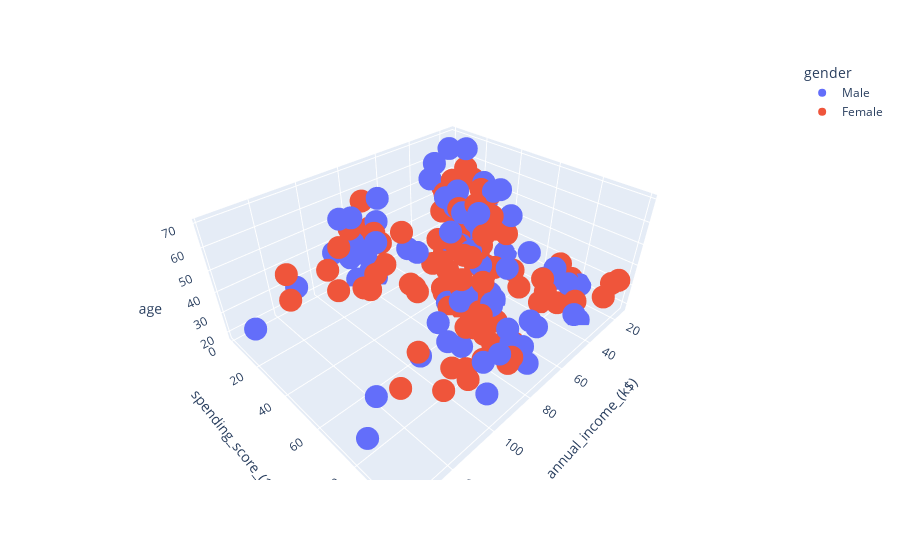

Here is the notebook cell this chart was saved with:
### Code cell
fig = px.scatter_3d(df, 
                    x="annual_income_(k$)",
                    y="spending_score_(1-100)",
                    z="age",
                    color='gender')
fig.show();

### Figure 1 — Plotly figure (JSON) as saved in the notebook; plotly's stock layout.template omitted (floating-point values rounded to 4 significant figures)
{"data": [{"hovertemplate": "gender=Male<br>annual_income_(k$)=%{x}<br>spending_score_(1-100)=%{y}<br>age=%{z}<extra></extra>", "legendgroup": "Male", "marker": {"color": "#636efa", "symbol": "circle"}, "mode": "markers", "name": "Male", "scene": "scene", "showlegend": true, "type": "scatter3d", "x": [15, 15, 19, 19, 20, 20, 21, 23, 24, 24, 25, 28, 28, 30, 33, 33, 38, 39, 42, 43, 43, 44, 46, 46, 46, 48, 48, 48, 49, 54, 54, 54, 54, 54, 54, 54, 59, 60, 60, 61, 61, 62, 62, 62, 63, 63, 63, 63, 64, 67, 69, 71, 71, 71, 71, 71, 71, 73, 73, 74, 75, 77, 77, 77, 78, 78, 78, 78, 78, 81, 85, 86, 87, 87, 87, 87, 87, 88, 88, 93, 93, 98, 99, 101, 113, 126, 137, 137], "y": [39, 81, 3, 14, 13, 79, 66, 29, 35, 73, 73, 82, 61, 4, 4, 92, 92, 36, 60, 60, 41, 46, 46, 56, 55, 51, 59, 59, 55, 47, 54, 48, 51, 55, 41, 46, 41, 49, 52, 42, 49, 59, 55, 56, 46, 43, 48, 52, 46, 56, 91, 35, 95, 11, 75, 9, 75, 5, 73, 10, 93, 12, 97, 36, 90, 17, 88, 1, 1, 5, 26, 20, 63, 13, 75, 10, 92, 15, 69, 14, 90, 15, 97, 68, 8, 74, 18, 83], "z": [19, 21, 64, 67, 37, 22, 20, 52, 35, 25, 31, 29, 35, 60, 53, 18, 24, 48, 33, 59, 47, 69, 53, 70, 19, 63, 18, 19, 70, 59, 26, 40, 57, 38, 67, 48, 18, 48, 24, 48, 20, 67, 26, 49, 54, 68, 66, 65, 19, 27, 39, 43, 40, 59, 38, 47, 39, 20, 32, 19, 32, 25, 28, 48, 34, 43, 39, 37, 34, 19, 50, 42, 32, 40, 28, 36, 36, 58, 27, 59, 35, 46, 30, 28, 33, 32, 32, 30]}, {"hovertemplate": "gender=Female<br>annual_income_(k$)=%{x}<br>spending_score_(1-100)=%{y}<br>age=%{z}<extra></extra>", "legendgroup": "Female", "marker": {"color": "#EF553B", "symbol": "circle"}, "mode": "markers", "name": "Female", "scene": "scene", "showlegend": true, "type": "scatter3d", "x": [16, 16, 17, 17, 18, 18, 19, 19, 20, 20, 21, 23, 25, 28, 28, 29, 29, 30, 33, 33, 34, 34, 37, 37, 38, 39, 39, 39, 40, 40, 40, 40, 42, 43, 43, 44, 46, 47, 47, 48, 48, 48, 49, 50, 50, 54, 54, 54, 54, 54, 57, 57, 58, 58, 59, 60, 60, 60, 60, 62, 62, 62, 63, 63, 64, 65, 65, 65, 65, 67, 67, 67, 69, 70, 70, 72, 72, 73, 73, 74, 75, 76, 76, 77, 78, 78, 78, 78, 78, 78, 78, 79, 79, 81, 85, 86, 87, 88, 88, 97, 97, 98, 99, 101, 103, 103, 103, 103, 113, 120, 120, 126], "y": [6, 77, 40, 76, 6, 94, 72, 99, 15, 77, 35, 98, 5, 14, 32, 31, 87, 73, 14, 81, 17, 73, 26, 75, 35, 61, 28, 65, 55, 47, 42, 42, 52, 54, 45, 50, 51, 52, 59, 50, 48, 47, 42, 49, 56, 53, 52, 42, 44, 57, 58, 55, 60, 46, 55, 40, 42, 47, 50, 41, 48, 42, 50, 54, 42, 48, 50, 43, 59, 43, 57, 40, 58, 29, 77, 34, 71, 88, 7, 72, 5, 40, 87, 74, 22, 20, 76, 16, 89, 78, 73, 35, 83, 93, 75, 95, 27, 13, 86, 32, 86, 88, 39, 24, 17, 85, 23, 69, 91, 16, 79, 28], "z": [20, 23, 31, 22, 35, 23, 30, 35, 58, 24, 35, 35, 46, 54, 45, 40, 23, 21, 49, 21, 42, 30, 36, 20, 65, 31, 49, 24, 50, 27, 29, 31, 49, 31, 50, 51, 27, 67, 54, 43, 68, 32, 47, 60, 60, 45, 23, 49, 46, 21, 55, 22, 34, 50, 68, 40, 32, 47, 27, 23, 49, 21, 66, 19, 38, 18, 19, 63, 49, 51, 50, 38, 40, 23, 31, 25, 31, 29, 44, 35, 57, 28, 32, 32, 34, 44, 38, 47, 27, 30, 30, 56, 29, 31, 36, 33, 36, 52, 30, 37, 32, 29, 41, 54, 41, 36, 34, 32, 38, 47, 35, 45]}], "layout": {"legend": {"title": {"text": "gender"}, "tracegroupgap": 0}, "margin": {"t": 60}, "scene": {"domain": {"x": [0, 1], "y": [0, 1]}, "xaxis": {"title": {"text": "annual_income_(k$)"}}, "yaxis": {"title": {"text": "spending_score_(1-100)"}}, "zaxis": {"title": {"text": "age"}}}}}
